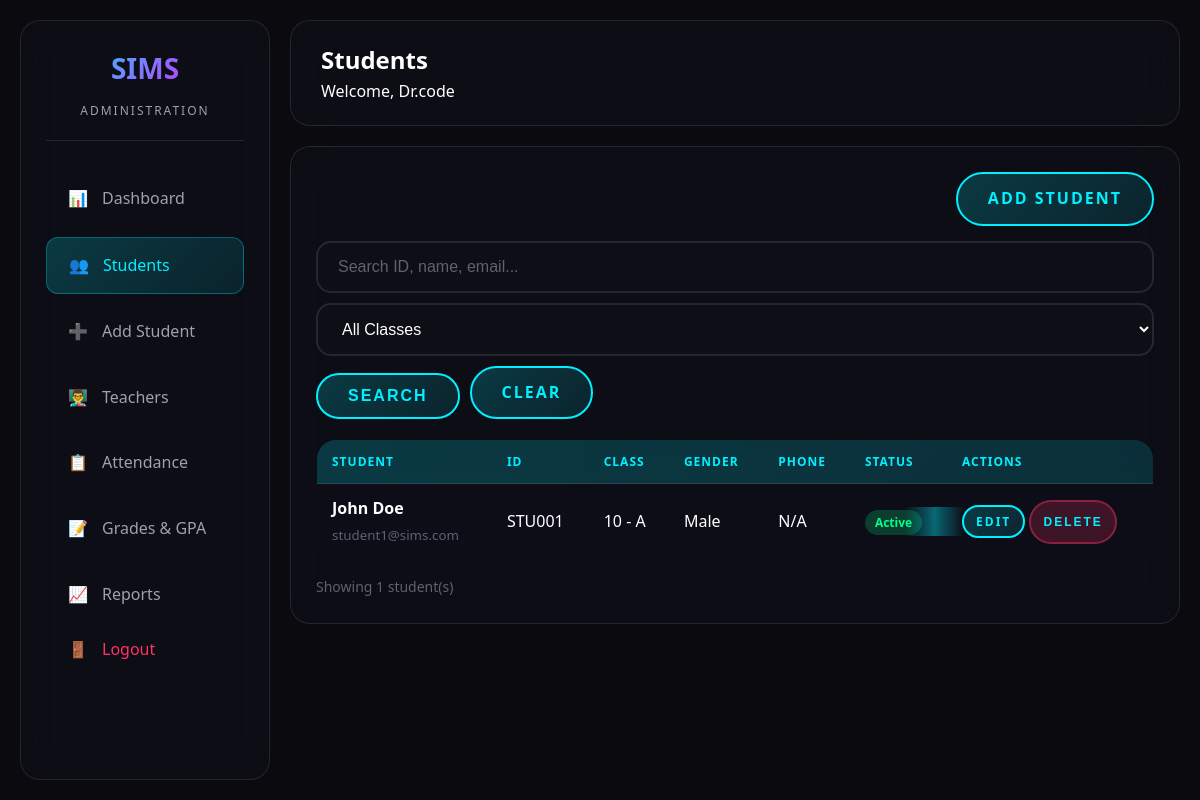
The app's page /admin/students.php (signed in) with its own data.
### tables this page shows
CREATE TABLE students (
    id INT AUTO_INCREMENT PRIMARY KEY,
    user_id INT UNIQUE COMMENT 'Links to users.id for student portal login',
    student_id VARCHAR(20) UNIQUE NOT NULL COMMENT 'Also used as portal username (users.username)',
    first_name VARCHAR(50) NOT NULL,
    last_name VARCHAR(50) NOT NULL,
    date_of_birth DATE,
    gender ENUM('male', 'female', 'other') DEFAULT 'other',
    address TEXT,
    phone VARCHAR(20),
    email VARCHAR(100),
    enrollment_date DATE NOT NULL,
    class_grade VARCHAR(10),
    section VARCHAR(10),
    guardian_name VARCHAR(100),
    guardian_phone VARCHAR(20),
    guardian_email VARCHAR(100),
    profile_image VARCHAR(255) DEFAULT NULL,
    status ENUM('active', 'inactive', 'graduated', 'suspended') DEFAULT 'active',
    created_at TIMESTAMP DEFAULT CURRENT_TIMESTAMP,
    updated_at TIMESTAMP DEFAULT CURRENT_TIMESTAMP ON UPDATE CURRENT_TIMESTAMP,
    FOREIGN KEY (user_id) REFERENCES users(id) ON DELETE SET NULL,
    INDEX idx_student_id (student_id),
    INDEX idx_class_grade (class_grade),
    INDEX idx_status (status)
);

### admin/students.php (the view, shortened to what this page needs)
<?php
$pdo = db();
$search = trim($_GET['search'] ?? '');
$query = 'SELECT * FROM students WHERE 1=1';
$params = [];
$query .= ' ORDER BY created_at DESC';
$stmt = $pdo->prepare($query);
$stmt->execute($params);
$students = $stmt->fetchAll(PDO::FETCH_ASSOC);
require_once __DIR__ . '/../includes/header.php';
?>
<div class="glass-panel">
    <div class="page-actions">
        <a href="add_student.php" class="neon-btn" style="text-decoration:none;">Add Student</a>
    </div>
    <form method="GET" class="filter-bar">
        <input type="text" name="search" class="neon-input" placeholder="Search ID, name, email..." value="<?php echo htmlspecialchars($search); ?>">
        <select name="class" class="neon-input">
            <option value="">All Classes</option>
        </select>
        <button type="submit" class="neon-btn">Search</button>
        <a href="students.php" class="neon-btn" style="text-decoration:none;">Clear</a>
    </form>
    <div style="overflow-x:auto;">
        <table class="data-table">
            <thead>
                <tr>
                    <th>Student</th>
                    <th>ID</th>
                    <th>Class</th>
                    <th>Gender</th>
                    <th>Phone</th>
                    <th>Status</th>
                    <th>Actions</th>
                </tr>
            </thead>
            <tbody>
                <?php if (empty($students)): ?>
                    <tr><td colspan="7" style="text-align:center;color:var(--text-muted);">No students found.</td></tr>
                <?php else: ?>
                    <?php foreach ($students as $student):
                        $fullName = $student['first_name'] . ' ' . $student['last_name'];
                    ?>
                        <tr>
                            <td>
                                <strong><?php echo htmlspecialchars($fullName); ?></strong><br>
                                <small style="color:var(--text-muted);"><?php echo htmlspecialchars($student['email'] ?? 'N/A'); ?></small>
                            </td>
                            <td><?php echo htmlspecialchars($student['student_id']); ?></td>
                            <td><?php echo htmlspecialchars($student['class_grade'] . ($student['section'] ? ' - ' . $student['section'] : '')); ?></td>
                            <td><?php echo ucfirst(htmlspecialchars($student['gender'])); ?></td>
                            <td><?php echo htmlspecialchars($student['phone'] ?? 'N/A'); ?></td>
                            <td><span class="badge badge-<?php echo $student['status'] === 'active' ? 'present' : 'absent'; ?>"><?php echo ucfirst($student['status']); ?></span></td>
                            <td style="white-space:nowrap;">
                                <a href="edit_student.php?id=<?php echo (int) $student['id']; ?>" class="neon-btn" style="text-decoration:none;padding:6px 12px;font-size:12px;">Edit</a>
                                <form method="POST" action="delete_student.php" style="display:inline;" onsubmit="return confirm('Delete <?php echo htmlspecialchars(addslashes($fullName)); ?>?');">
                                    <button type="submit" class="neon-btn" style="padding:6px 12px;font-size:12px;background:rgba(255,51,102,0.2);border-color:rgba(255,51,102,0.4);">Delete</button>
                                </form>
                            </td>
                        </tr>
                    <?php endforeach; ?>
                <?php endif; ?>
            </tbody>
        </table>
    </div>
    <p style="margin-top:15px;color:var(--text-muted);font-size:14px;">Showing <?php echo count($students); ?> student(s)</p>
</div>
<?php require_once __DIR__ . '/../includes/footer.php'; ?>

### assets/css/futuristic.css (style rules this page uses)
:root { --primary-neon: #00f0ff; --secondary-neon: #ff00ff; --accent-neon: #00ff88; --warning-neon: #ffaa00; --danger-neon: #ff3366; --bg-dark: #0a0a0f; --bg-darker: #050508; --bg-card: rgba(15, 15, 25, 0.7); --bg-card-hover: rgba(20, 20, 35, 0.8); --text-primary: #ffffff; --text-secondary: #a0a0b0; --text-muted: #606070; --glass-border: rgba(255, 255, 255, 0.1); --glass-shadow: 0 8px 32px rgba(0, 0, 0, 0.4); --neon-glow: 0 0 20px rgba(0, 240, 255, 0.5); --neon-glow-strong: 0 0 40px rgba(0, 240, 255, 0.8); --transition-fast: 0.2s ease; --transition-normal: 0.3s ease; --transition-slow: 0.5s ease; }
* { margin: 0; padding: 0; box-sizing: border-box; }
body { font-family: 'Segoe UI', Tahoma, Geneva, Verdana, sans-serif; background: var(--bg-dark); color: var(--text-primary); line-height: 1.6; overflow-x: hidden; min-height: 100vh; }
.neon-btn { background: linear-gradient(135deg, rgba(0, 240, 255, 0.2), rgba(0, 240, 255, 0.1)); border: 2px solid var(--primary-neon); color: var(--primary-neon); padding: 12px 30px; border-radius: 50px; font-weight: 600; text-transform: uppercase; letter-spacing: 2px; cursor: pointer; transition: all var(--transition-normal); position: relative; overflow: hidden; }
.neon-btn::before { content: ''; position: absolute; top: 0; left: -100%; width: 100%; height: 100%; background: linear-gradient(90deg, transparent, rgba(0, 240, 255, 0.4), transparent); transition: left var(--transition-slow); }
.neon-input { background: rgba(15, 15, 25, 0.8); border: 2px solid var(--glass-border); border-radius: 15px; padding: 15px 20px; color: var(--text-primary); font-size: 16px; transition: all var(--transition-normal); width: 100%; }
.neon-input::placeholder { color: var(--text-muted); }
html, body { -webkit-text-size-adjust: 100%; -ms-text-size-adjust: 100%; touch-action: manipulation; padding: env(safe-area-inset-top) env(safe-area-inset-right) env(safe-area-inset-bottom) env(safe-area-inset-left); }
button, .neon-btn, .nav-item { -webkit-tap-highlight-color: transparent; }
input, button, .neon-input { font-size: 16px; min-height: 44px; }

### assets/css/dashboard.css (style rules this page uses)
.data-table { width: 100%; border-collapse: collapse; background: var(--bg-card); backdrop-filter: blur(20px); border: 1px solid var(--glass-border); border-radius: 20px; overflow: hidden; }
.data-table thead { background: linear-gradient(135deg, rgba(0, 240, 255, 0.1), rgba(0, 240, 255, 0.05)); }
.data-table th { padding: 15px 20px; text-align: left; font-size: 12px; font-weight: 600; text-transform: uppercase; letter-spacing: 1px; color: var(--primary-neon); }
.data-table td { padding: 15px 20px; border-bottom: 1px solid var(--glass-border); color: var(--text-primary); }
.data-table tbody tr:last-child td { border-bottom: none; }

### assets/css/admin.css (style rules this page uses)
.glass-panel { background: var(--bg-card); backdrop-filter: blur(20px); border: 1px solid var(--glass-border); border-radius: 20px; padding: 25px; }
.page-actions { display: flex; flex-wrap: wrap; gap: 10px; justify-content: flex-end; margin-bottom: 15px; }
.data-table { width: 100%; border-collapse: collapse; }
.data-table th, .data-table td { padding: 12px 15px; text-align: left; border-bottom: 1px solid var(--glass-border); }
.data-table th { background: rgba(0, 240, 255, 0.1); color: var(--primary-neon); font-weight: 600; }
.filter-bar { display: flex; flex-wrap: wrap; gap: 10px; align-items: flex-end; margin-bottom: 20px; }
.filter-bar .neon-input, .filter-bar select { min-width: 160px; }
.badge { padding: 4px 10px; border-radius: 20px; font-size: 12px; font-weight: 600; text-transform: capitalize; }
.badge-present, .badge-active { background: rgba(0, 255, 136, 0.2); color: var(--accent-neon); }

### records on screen
students: fullName "John Doe", email "student1@sims.com", student "STU001", class_grade+section "10 - A", gender "Male", phone "N/A", status "Active"

### other values on screen
$page_title "Students"
$_SESSION['full_name'] "Dr.code"
count($students) "1"
